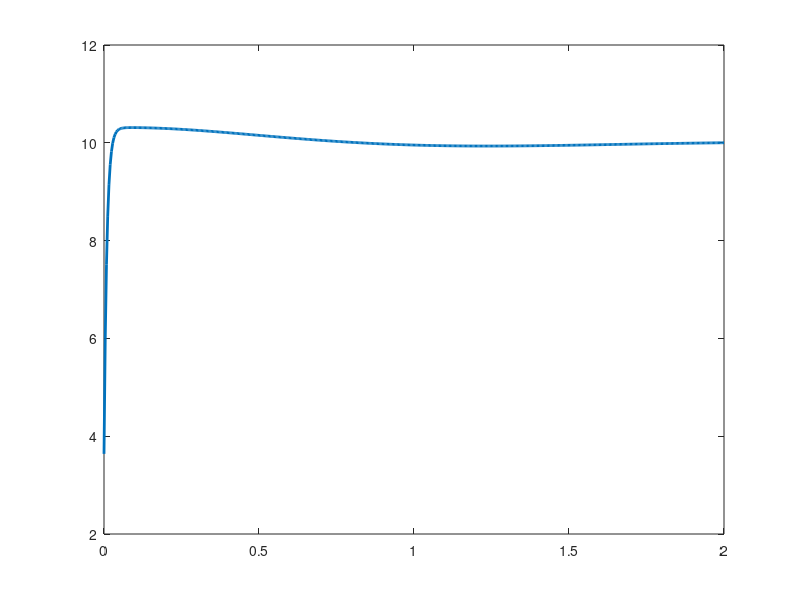

This figure's MATLAB source: (Note: this script raises an error after producing the figure.)
%% MÔ PHỎNG ĐIỀU KHIỂN PITCH DRONE
clear all; clc;

% 1. Thông số vật lý Drone (Giả lập F450)
Iyy = 0.005;    % Mô-men quán tính trục Pitch
dt = 0.004;     % Looptime 250Hz (y hệt code ESP32 của bạn)
time = 0:dt:2;  % Mô phỏng trong 2 giây

% 2. Thông số PID (Thử nghiệm con số bạn hỏi)
Kp = 1.2; 
Ki = 4.0;  % Con số 4.0 bạn muốn thử
Kd = 0.45;

% 3. Khởi tạo biến
theta = 0;      % Góc hiện tại
theta_dot = 0;  % Vận tốc góc
target = 10;    % Mục tiêu: nghiêng 10 độ
integral = 0;
prev_error = 0;

% Mảng lưu kết quả để vẽ đồ thị
results = zeros(length(time), 1);

% 4. Vòng lặp PID (Y hệt logic trong hàm calculatePID của ESP32)
for i = 1:length(time)
    error = target - theta;
    
    % Tính Integral (I-term)
    integral = integral + (error * dt);
    % Giới hạn I-term (Anti-windup) - Cực kỳ quan trọng với Ki lớn
    integral = max(min(integral, 10), -10); 
    
    % Tính Derivative (D-term)simulink
    derivative = (error - prev_error) / dt;
    
    % Tổng PID (Lực mô-men đầu ra)
    output = Kp*error + Ki*integral + Kd*derivative;
    
    % Mô phỏng vật lý (Gia tốc = Lực / Quán tính)
    theta_acceleration = output / Iyy;
    theta_dot = theta_dot + theta_acceleration * dt;
    theta = theta + theta_dot * dt;
    
    % Lưu dữ liệu
    results(i) = theta;
    prev_error = error;
end

% 5. Vẽ đồ thị kết quả
plot(time, results, 'LineWidth', 2);
hold on;
yline(target, '--r', 'Mục tiêu 10 độ');
grid on;
title(['Mô phỏng PID với Ki = ', num2str(Ki)]);
xlabel('Thời gian (s)');
ylabel('Góc (độ)');
